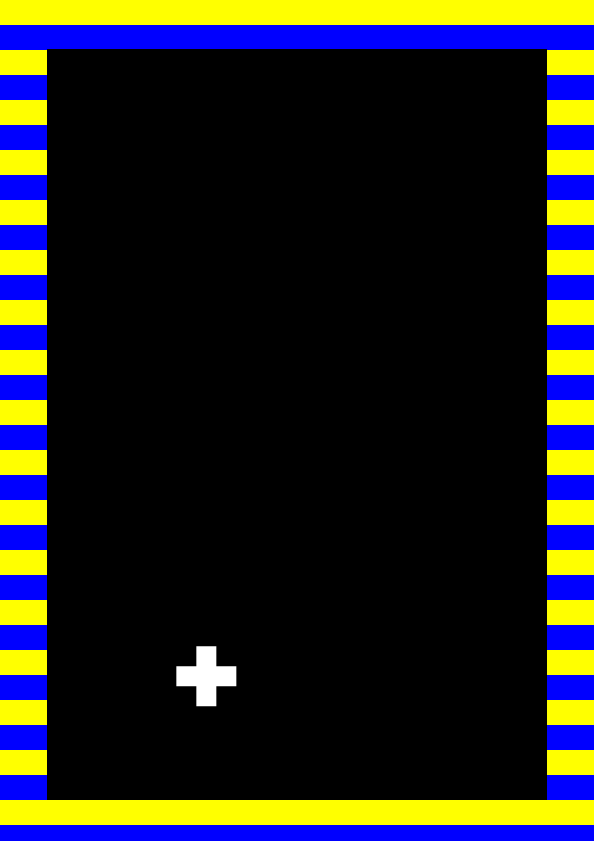
Frame 1 (no input)
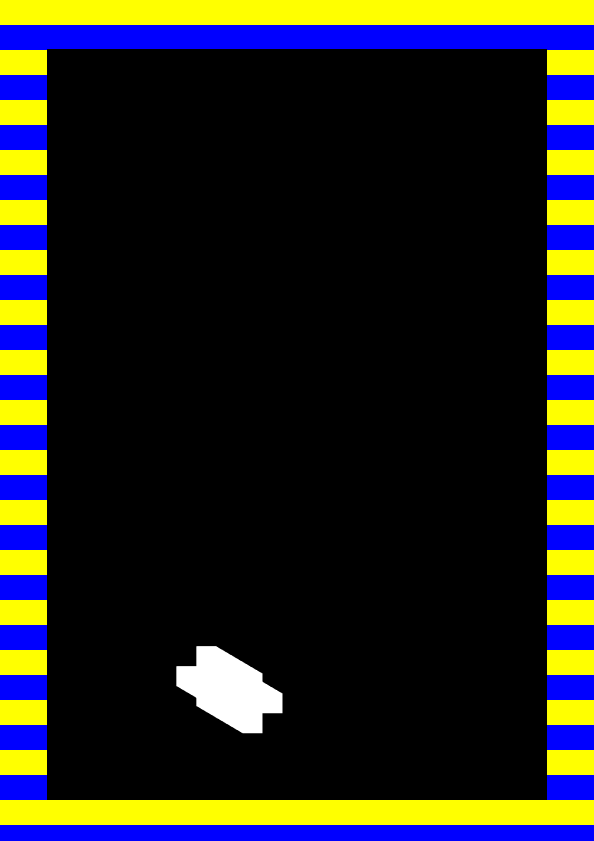
Frame 60 (no input)
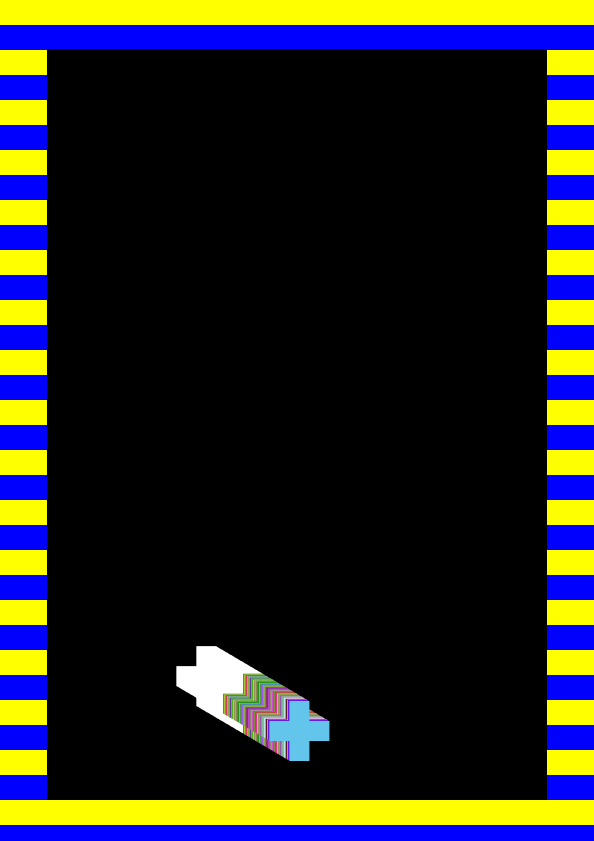
Frame 120 (the mouse pressed at the canvas centre since frame 60)

The p5.js sketch that drew these frames (run headless with seeded random() and noise() and a simulated clock; from frame 60 on, the mouse is pressed at the canvas centre):

// p5.js sketch
// ── sketch.js
//*Area for varibles
let size = 50; // varible of square size
let black = 0; // varible of background colour

let r = 255; // red
let g = 255; // green
let b = 255; // blue

let hoz; // horizontal
let vert; // vertical

let speedX; // velocity of horrizontal
let speedY; // velocity of vertical

let size1 = 20; // short part of rectangle
let size2 = 60; // long part of rectangle

let rNum1; // random number
let rNum2; // random number
let rNum3; // random number
//*Area for varibles

//Setting up resoloution + static code
function setup() {
  createCanvas(594, 841) //resoloution of canvas
  rNum1 = random(1, 50); // random number between 1 and 50
  rNum2 = random(51, 100); // random number between 51 and 100
  rNum3 = random(101, 150); // random number between 101 and 150
  hoz = random(width); // random horizontal
  vert = random(height); // vertical horizontal
  speedX = random(-1., 5.); //random velocity
  speedY = random(-1., 5.); //random velocity


//* defining X and Y
  for (let y = 0; y < 34; y++) { // 34 rectangles on the y axis
    for (let x = 0; x < 24; x++) { // 24 rectangles on the x axis
      //* defining X and Y

      if(y % 2){ // if the square is even in the grid
        fill(0, 0, 255); // set colour to blue
      }
      else { // otherwise / if even
        fill(255,255,0); //make square yellow
      }

      push // will make noStroke only apply to this rectangle
      noStroke() // no lines
      rect(size * x /2, size * y /2, size, size); // rectagle size and placment
      pop // will make noStroke only apply to this rectangle

      fill(black); // make black
      rectMode(CENTER);
      rect(width/2, 4+height/2, 500, 750); // add square
      rectMode(CORNER);

    }
  }
}// end of function
// code that updates
function draw() {


  if (mouseIsPressed) { //while mouse button 1 is being held down
    r = random(255); //random number from one to 255 for r (red)
    g = random(255); //random number from one to 255 for g (green)
    b = random(255); //random number from one to 255 for b (blue)
  }


  let allNum = ((rNum1 + rNum2 + rNum3)/3); /* defineing allNum (all numbers)
  to be all three random numbers added together and dived by 3 */
  allNum = round(allNum); /* with out this, the number would be a float,
  somthing like 62.153623, this would not work so the code must round
  to the nearest interger, in this example that would be 62 */
  fill(r, g, b); /* random number for r, g and b, all added togther in
  there respective places to make a random colour*/
  if (allNum <= 70 ) { // if all numbers added to gether are less than 70
    square(); //create the function "square"

    console.log(allNum + ' square'); /* print the random number as well as
    the name to the console */
  }
  else if (allNum <= 79 && allNum >= 71) { //if the numvers are between 71 and 79
    cross(); //create the function "cross"
    console.log(allNum +' cross');/* print the random number as well as
    the name to the console */
  }
  else { // if neither of the other to conditions are met
    ring(); //create the function "ring"
    console.log(allNum +' ell'); /* print the random number as well as
    the name to the console */
  }


}// end of function

//*creates a function that spawns a cross
function cross() { //function name

  hoz += speedX; //horizontal speed + velocity
  vert += speedY; //vertical speed + velocity


 if (hoz>width-75  || hoz<75  ){ // if the shape touches on of these sides
   speedX = speedX *-1; // reverse its velocity
   r = random(255);// new random colour
   g = random(255);// new random colour
   b = random(255);// new random colour
  }
  else{ // otherwise
    r += 1; // make colour brighter
    g += 1; // make colour brighter
    b += 1; // make colour brighter

  }

  if (vert>height-70 || vert<70){  // if the shape touches on of these sides
    speedY = speedY *-1; // reverse its velocity
    r = random(255); // new random colour
    g = random(255); // new random colour
    b = random(255); // new random colour
   }

   if(keyIsDown(RIGHT_ARROW)){ // if the right arrow button is down
     hoz = hoz +5; // make shape go right
   }

   if(keyIsDown(LEFT_ARROW)){ // if the left arrow button is down
     hoz = hoz -5; // make shape go left
   }
   if(keyIsDown(UP_ARROW)){ // if the up arrow button is down
  vert = vert -5; // make shape go up
    }

    if(keyIsDown(DOWN_ARROW)){ // if the down arrow button is down
      vert = vert + 5; // make shape go down
    }

noStroke() // no lines
fill(r, g, b); // make random colour using r g b varibles
push(); // start area with things in you that you do not want to effect otherthings
translate(hoz, vert); // move horizontaly and vertically
rect(-10, -30, size1, size2); // rectangle that is tall
rect(-30, -10, size2, size1); // rectangle that is wide
pop();  // end area with things in you that you do not want to effect otherthings


}// end of function
function ring() { //function name

    hoz += speedX; //horizontal speed + velocity
    vert += speedY; //vertical speed + velocity


   if (hoz>width-75  || hoz<75  ){ // if the shape touches on of these sides
     speedX = speedX *-1; // reverse its velocity
     r = random(255);// new random colour
     g = random(255);// new random colour
     b = random(255);// new random colour
    }

    if (vert>height-70 || vert<70){ // if the shape touches on of these sides
      speedY = speedY *-1; // reverse its velocity
      r = random(255);// new random colour
      g = random(255);// new random colour
      b = random(255);// new random colour
     }

     if(keyIsDown(RIGHT_ARROW)){ // if the right arrow button is down
  hoz = hoz +5; // make shape go right
     }

     if(keyIsDown(LEFT_ARROW)){ // if the left arrow button is down
  hoz = hoz -5; // make shape go left
  }

  if(keyIsDown(UP_ARROW)){ // if the up arrow button is down
  vert = vert -5; // make shape go up
  }

  if(keyIsDown(DOWN_ARROW)){ // if the down arrow button is down
  vert = vert + 5; // make shape go down
  }

    noStroke() //no lines
    fill(r, g, b); // ring colour
    push(); // start area with things in you that you do not want to effect otherthings
    translate(hoz, vert); // move horizontaly and vertically
    ellipse(0, 0, 40, 40); // outer circle
    fill(mouseX , mouseY, mouseY) // change colour based on mouse location
    ellipse(0, 0, 20, 20); // inner circle
    pop(); // end area with things in you that you do not want to effect otherthings


    }// end of function

    function square() { //function name

        hoz += speedX; //horizontal speed + velocity
        vert += speedY; //vertical speed + velocity

       if (hoz>width-75  || hoz<75  ){ // if the shape touches on of these sides
         speedX = speedX *-1; // reverse its velocity
         r = random(255);// new random colour
         g = random(255);// new random colour
         b = random(255);// new random colour
        }
        else{ //otherwise
          r -= 1; //make colour darker
          g -= 1; //make colour darker
          b -= 1; //make colour darker
          speedX = speedX +0.5 // speed up the shape by 0.50
        }

        if (vert>height-70 || vert<70){ // if the shape touches on of these sides
          speedY = speedY *-1; // reverse its velocity
          r = random(255);// new random colour
          g = random(255);// new random colour
          b = random(255);// new random colour
         }
         else { //if not
           speedY = speedY +0.5; // speed up the shape by 0.5
         }

         if(keyIsDown(RIGHT_ARROW)){// if the right arrow button is down
      hoz = hoz +5; // make shape go right
         }

         if(keyIsDown(LEFT_ARROW)){ // if the left arrow button is down
      hoz = hoz -5; // make shape go left
      }

      if(keyIsDown(UP_ARROW)){ // if the up arrow button is down
      vert = vert -5; // make shape go up
      }

      if(keyIsDown(DOWN_ARROW)){ // if the down arrow button is down
      vert = vert + 5; // make shape go down
      }

        noStroke() // no lines
        fill(r, g, b); // ring colour
        push(); // start area with things in you that you do not want to effect otherthings
        translate(hoz, vert); /* start area with things in you that you do not want
        to effect otherthings */
        rect(-30, -30, 15, 45); // 1 of 4 sides of the shape
        rect(15, -30, 15, 45); // 1 of 4 sides of the shape
        rect(-30, -30, 45, 15); // 1 of 4 sides of the shape
        rect(-30, 15, 60, 15); // 1 of 4 sides of the shape
        pop(); /* end area with things in you that you do not want
        to effect otherthings */

      } // end of function
